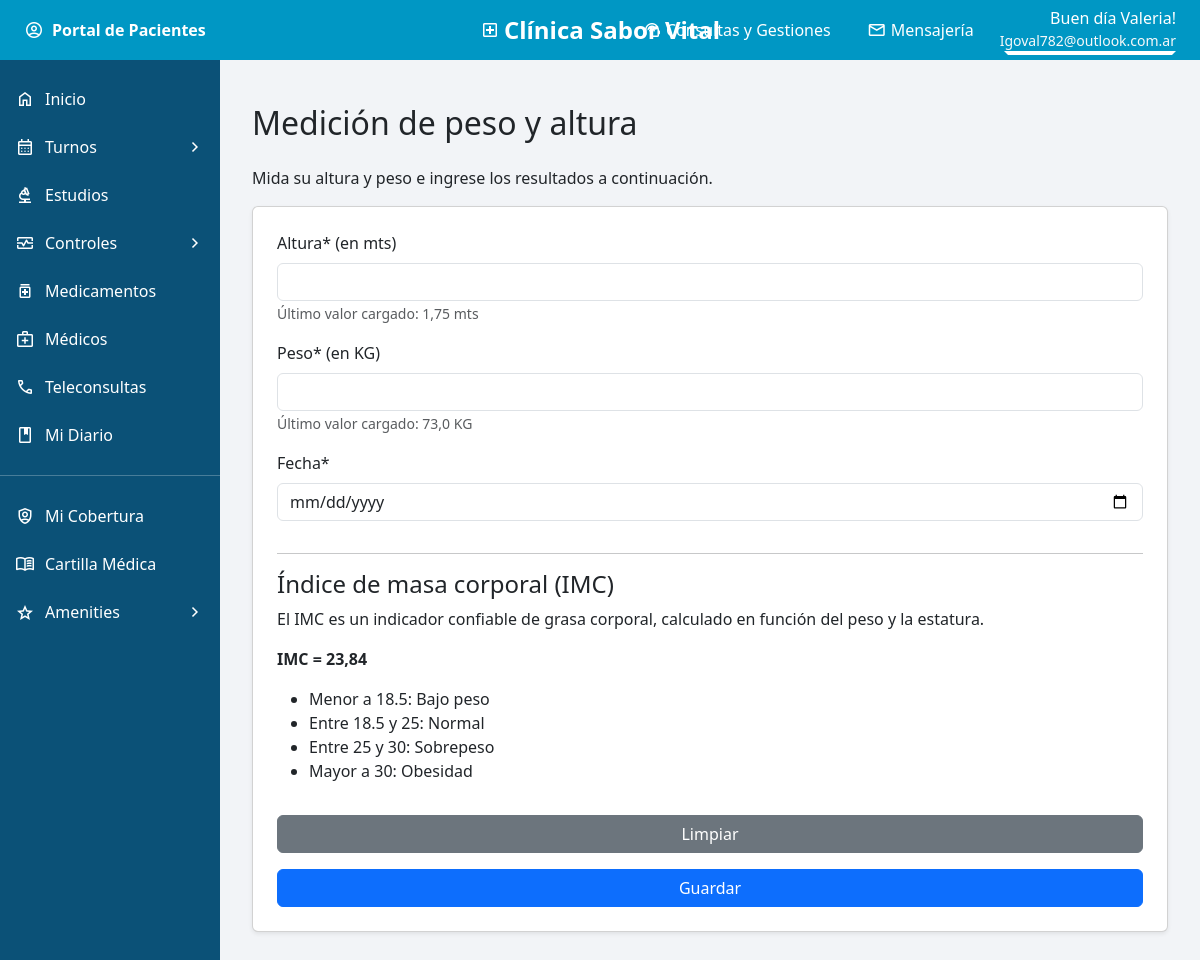
The page /controles/peso-altura/6/ on the database its author committed.
### pacientes/models.py (models this page shows, shortened)
class Paciente(models.Model):
    perfil_usuario = models.ForeignKey(
        'usuarios.PerfilUsuario',
        on_delete=models.CASCADE,
        related_name="pacientes_asociados"
    )
    nombre = models.CharField(max_length=100)
    apellido = models.CharField(max_length=100)
    dni = models.CharField(max_length=20)
    email = models.EmailField()
    telefono = models.CharField(max_length=30)
    fecha_nacimiento = models.DateField(null=True, blank=True)
    obra_social = models.CharField(max_length=100, null=True, blank=True)

### controles/models.py (models this page shows, shortened)
class PesoAltura(models.Model):
    paciente = models.ForeignKey(Paciente, on_delete=models.CASCADE)
    altura = models.FloatField()  # en metros
    peso = models.FloatField()    # en kg
    fecha = models.DateField()
    imc = models.FloatField(null=True, blank=True)
    class Meta:
        verbose_name = "Peso y Altura"
        verbose_name_plural = "Pesos y Alturas"

### controles/views.py (the view, shortened to what this page needs)
# urls.py: path("peso-altura/<int:paciente_id>/", views.peso_altura, name="peso_altura"),
def peso_altura(request, paciente_id):
    paciente = get_paciente(paciente_id)
    ultimo = PesoAltura.objects.filter(paciente_id=paciente_id).order_by('-fecha').first()
    return render(request, "controles/peso_altura.html", {
        "ultimo": ultimo,
        "paciente": paciente
    })

### controles/views.py (called while the page is built)
def get_paciente(paciente_id):
    return get_object_or_404(Paciente, id=paciente_id)

### pacientes/context_processors.py (called while the page is built)
def paciente_context(request):
    paciente = None
    paciente_id = None
    try:
        perfil = request.user.perfil
        if perfil and hasattr(perfil, "pacientes"):
            paciente_id = request.session.get("paciente_id")
            if paciente_id:
                paciente = perfil.pacientes.filter(id=paciente_id).first()
    except:
        pass
    return {
        "paciente": paciente,
        "paciente_id": paciente_id,
    }

### controles/templates/controles/peso_altura.html (shortened to what this page needs)
{% extends "base.html" %}
{% block content %}
<div class="container py-4">
    <h2 class="mb-4">Medición de peso y altura</h2>
    <p>Mida su altura y peso e ingrese los resultados a continuación.</p>
    <form method="post" class="card p-4 shadow-sm">
        <div class="mb-3">
            <label class="form-label">Altura* (en mts)</label>
            <input type="number" step="0.01" name="altura" class="form-control" required>
            {% if ultimo %}
            <small class="text-muted">Último valor cargado: {{ ultimo.altura }} mts</small>
            {% endif %}
        </div>
        <div class="mb-3">
            <label class="form-label">Peso* (en KG)</label>
            <input type="number" step="0.1" name="peso" class="form-control" required>
            {% if ultimo %}
            <small class="text-muted">Último valor cargado: {{ ultimo.peso }} KG</small>
            {% endif %}
        </div>
        <div class="mb-3">
            <label class="form-label">Fecha*</label>
            <input type="date" name="fecha" class="form-control" required>
        </div>
        <hr>
        <h4>Índice de masa corporal (IMC)</h4>
        <p>El IMC es un indicador confiable de grasa corporal, calculado en función del peso y la estatura.</p>
        {% if ultimo %}
        <p class="fw-bold">
            IMC = {{ ultimo.imc }}
        </p>
        {% else %}
        <p class="fw-bold">
            IMC = Incalculable
        </p>
        {% endif %}
        <ul>
            <li>Menor a 18.5: Bajo peso</li>
            <li>Entre 18.5 y 25: Normal</li>
            <li>Entre 25 y 30: Sobrepeso</li>
            <li>Mayor a 30: Obesidad</li>
        </ul>
        <button type="reset" class="btn btn-secondary mt-3">Limpiar</button>
        <button type="submit" class="btn btn-primary mt-3">Guardar</button>
    </form>
</div>
{% endblock %}

### templates/base.html (shortened to what this page needs)
{% load static %}
<!DOCTYPE html>
<html lang="es">
<head>
    <link href="https://cdn.jsdelivr.net/npm/bootstrap@5.3.2/dist/css/bootstrap.min.css" rel="stylesheet">
    <link rel="stylesheet" href="{% static 'css/layout.css' %}">
</head>
<body>
    <div class="topbar d-flex align-items-center justify-content-between px-4 text-white">
        <div class="d-flex align-items-center gap-2 fw-bold">
            <span class="material-symbols-outlined">account_circle</span>
            Portal de Pacientes
        </div>
        <div class="topbar-center position-absolute start-50 translate-middle-x">
            <a href="{% url 'usuarios:portal_paciente' paciente.id %}"
                class="d-flex align-items-center gap-1 text-white text-decoration-none">
                <span class="material-symbols-outlined">local_hospital</span>
                Clínica Sabor Vital
            </a>
        </div>
        <div class="d-flex align-items-center gap-3 ms-auto">
            <a href="{% url 'pacientes:consultas_gestiones' paciente.id %}"
               class="topbar-link d-flex align-items-center gap-1 text-white text-decoration-none">
                <span class="material-symbols-outlined">support_agent</span>
                Consultas y Gestiones
            </a>
            <a href="{% url 'pacientes:mensajeria' paciente.id %}"
               class="topbar-link d-flex align-items-center gap-1 text-white text-decoration-none">
                <span class="material-symbols-outlined">mail</span>
                Mensajería
            </a>
            <div class="dropdown">
                <div class="d-flex flex-column text-end text-white dropdown-toggle"
                     data-bs-toggle="dropdown" style="cursor:pointer;">
                    <span>Buen día {{ paciente.nombre }}!</span>
                    <small class="text-light">{{ paciente.email }}</small>
                </div>
            </div>
        </div>
    </div>
    <div class="sidebar">
        <a href="{% url 'usuarios:portal_paciente' paciente.id %}">
            <span class="material-symbols-outlined">home</span>
            <span class="text">Inicio</span>
        </a>
        <a data-bs-toggle="collapse" href="#submenuTurnos">
            <span class="material-symbols-outlined">calendar_month</span>
            <span class="text">Turnos</span>
            <span class="material-symbols-outlined">chevron_right</span>
        </a>
        <a href="{% url 'pacientes:estudios' paciente.id %}">
            <span class="material-symbols-outlined">biotech</span>
            <span class="text">Estudios</span>
        </a>
        <a data-bs-toggle="collapse" href="#submenuControles">
            <span class="material-symbols-outlined">monitor_heart</span>
            <span class="text">Controles</span>
            <span class="material-symbols-outlined">chevron_right</span>
        </a>
        <a href="{% url 'pacientes:medicamentos' paciente.id %}">
            <span class="material-symbols-outlined">medication</span>
            <span class="text">Medicamentos</span>
        </a>
        <a href="{% url 'pacientes:mis_medicos' paciente.id %}">
            <span class="material-symbols-outlined">medical_services</span>
            <span class="text">Médicos</span>
        </a>
        <a href="{% url 'pacientes:teleconsultas' paciente.id %}">
            <span class="material-symbols-outlined">call</span>
            <span class="text">Teleconsultas</span>
        </a>
        <a href="{% url 'pacientes:mi_diario' paciente.id %}">
            <span class="material-symbols-outlined">book</span>
            <span class="text">Mi Diario</span>
        </a>
        <hr class="text-white">
        <a href="#">
            <span class="material-symbols-outlined">shield_person</span>
            <span class="text">Mi Cobertura</span>
        </a>
        <a href="{% url 'pacientes:cartilla' paciente.id %}">
            <span class="material-symbols-outlined">menu_book</span>
            <span class="text">Cartilla Médica</span>
        </a>
        <a data-bs-toggle="collapse" href="#submenuAmenities">
            <span class="material-symbols-outlined">grade</span>
            <span class="text">Amenities</span>
            <span class="material-symbols-outlined">chevron_right</span>
        </a>
    </div>
    <div class="content">
        {% block content %}{% endblock %}
    </div>
</body>
</html>

### static/css/layout.css (style rules this page uses)
body { background-color: #f2f4f7; margin: 0; }
.material-symbols-outlined { font-size: 20px; color: white; }
.topbar { background-color: #0097c4; height: 60px; position: fixed; top: 0; left: 0; right: 0; z-index: 1000; }
.sidebar { background-color: #0b5177; width: 220px; position: fixed; top: 60px; bottom: 0; left: 0; overflow-y: auto; padding-top: 15px; }
.sidebar a { color: #fff; text-decoration: none; padding: 12px 15px; display: flex; align-items: center; justify-content: space-between; }
.sidebar .text { flex-grow: 1; margin-left: 10px; }
.content { margin-left: 220px; margin-top: 60px; padding: 20px; }
.topbar-center { font-size: 1.5rem; font-weight: 600; position: relative; }
.topbar-link { padding: 6px 10px; border-radius: 6px; transition: background-color 0.2s ease; }

### rows shown on the page
Paciente: nombre "Valeria", email "Igoval782@outlook.com.ar"
PesoAltura: altura "1,75", peso "73,0", imc "23,84"
